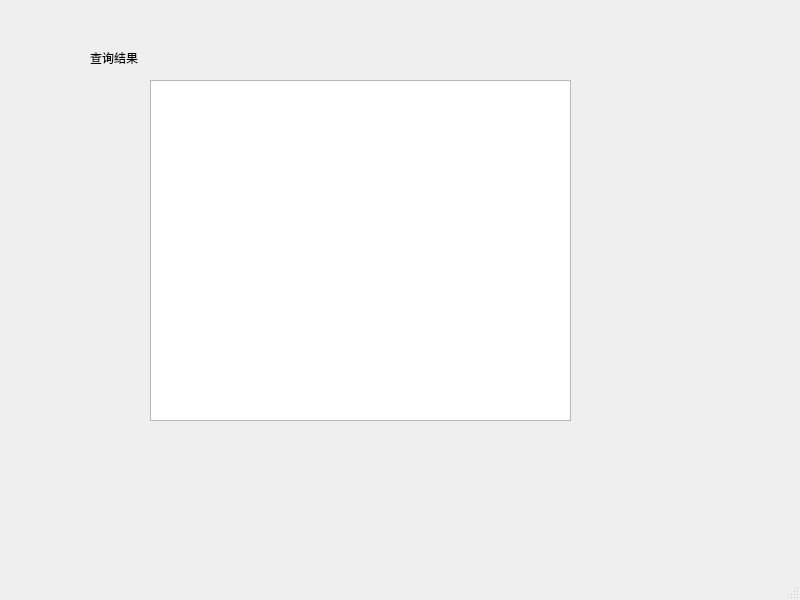
<?xml version="1.0" encoding="UTF-8"?>
<ui version="4.0">
 <class>MainWindow</class>
 <widget class="QMainWindow" name="MainWindow">
  <property name="geometry">
   <rect>
    <x>0</x>
    <y>0</y>
    <width>800</width>
    <height>600</height>
   </rect>
  </property>
  <property name="windowTitle">
   <string>MainWindow</string>
  </property>
  <widget class="QWidget" name="centralwidget">
   <widget class="QTextBrowser" name="textBrowser">
    <property name="geometry">
     <rect>
      <x>150</x>
      <y>80</y>
      <width>421</width>
      <height>341</height>
     </rect>
    </property>
   </widget>
   <widget class="QLabel" name="label">
    <property name="geometry">
     <rect>
      <x>90</x>
      <y>50</y>
      <width>72</width>
      <height>15</height>
     </rect>
    </property>
    <property name="text">
     <string>查询结果</string>
    </property>
   </widget>
  </widget>
  <widget class="QMenuBar" name="menubar">
   <property name="geometry">
    <rect>
     <x>0</x>
     <y>0</y>
     <width>800</width>
     <height>26</height>
    </rect>
   </property>
  </widget>
  <widget class="QStatusBar" name="statusbar"/>
 </widget>
 <resources/>
 <connections/>
</ui>
